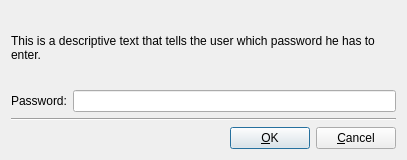
<ui version="4.0" >
 <class>PasswordDialog</class>
 <widget class="QDialog" name="PasswordDialog" >
  <property name="geometry" >
   <rect>
    <x>0</x>
    <y>0</y>
    <width>407</width>
    <height>160</height>
   </rect>
  </property>
  <property name="windowTitle" >
   <string>Password - TPMManager</string>
  </property>
  <layout class="QVBoxLayout" name="verticalLayout" >
   <item>
    <widget class="QLabel" name="myDescription" >
     <property name="text" >
      <string>This is a descriptive text that tells the user which password he has to enter.</string>
     </property>
     <property name="wordWrap" >
      <bool>true</bool>
     </property>
    </widget>
   </item>
   <item>
    <layout class="QHBoxLayout" name="horizontalLayout" >
     <item>
      <widget class="QLabel" name="label" >
       <property name="text" >
        <string>Password:</string>
       </property>
      </widget>
     </item>
     <item>
      <widget class="QLineEdit" name="myPassword" />
     </item>
    </layout>
   </item>
   <item>
    <widget class="Line" name="line" >
     <property name="orientation" >
      <enum>Qt::Horizontal</enum>
     </property>
    </widget>
   </item>
   <item>
    <layout class="QHBoxLayout" name="horizontalLayout_2" >
     <item>
      <spacer name="horizontalSpacer" >
       <property name="orientation" >
        <enum>Qt::Horizontal</enum>
       </property>
       <property name="sizeHint" stdset="0" >
        <size>
         <width>208</width>
         <height>20</height>
        </size>
       </property>
      </spacer>
     </item>
     <item>
      <widget class="QPushButton" name="okButton" >
       <property name="text" >
        <string>&amp;OK</string>
       </property>
      </widget>
     </item>
     <item>
      <widget class="QPushButton" name="cancelButton" >
       <property name="text" >
        <string>&amp;Cancel</string>
       </property>
      </widget>
     </item>
    </layout>
   </item>
  </layout>
 </widget>
 <resources/>
 <connections>
  <connection>
   <sender>okButton</sender>
   <signal>clicked()</signal>
   <receiver>PasswordDialog</receiver>
   <slot>accept()</slot>
   <hints>
    <hint type="sourcelabel" >
     <x>301</x>
     <y>132</y>
    </hint>
    <hint type="destinationlabel" >
     <x>203</x>
     <y>79</y>
    </hint>
   </hints>
  </connection>
  <connection>
   <sender>cancelButton</sender>
   <signal>clicked()</signal>
   <receiver>PasswordDialog</receiver>
   <slot>reject()</slot>
   <hints>
    <hint type="sourcelabel" >
     <x>365</x>
     <y>132</y>
    </hint>
    <hint type="destinationlabel" >
     <x>203</x>
     <y>79</y>
    </hint>
   </hints>
  </connection>
 </connections>
</ui>
